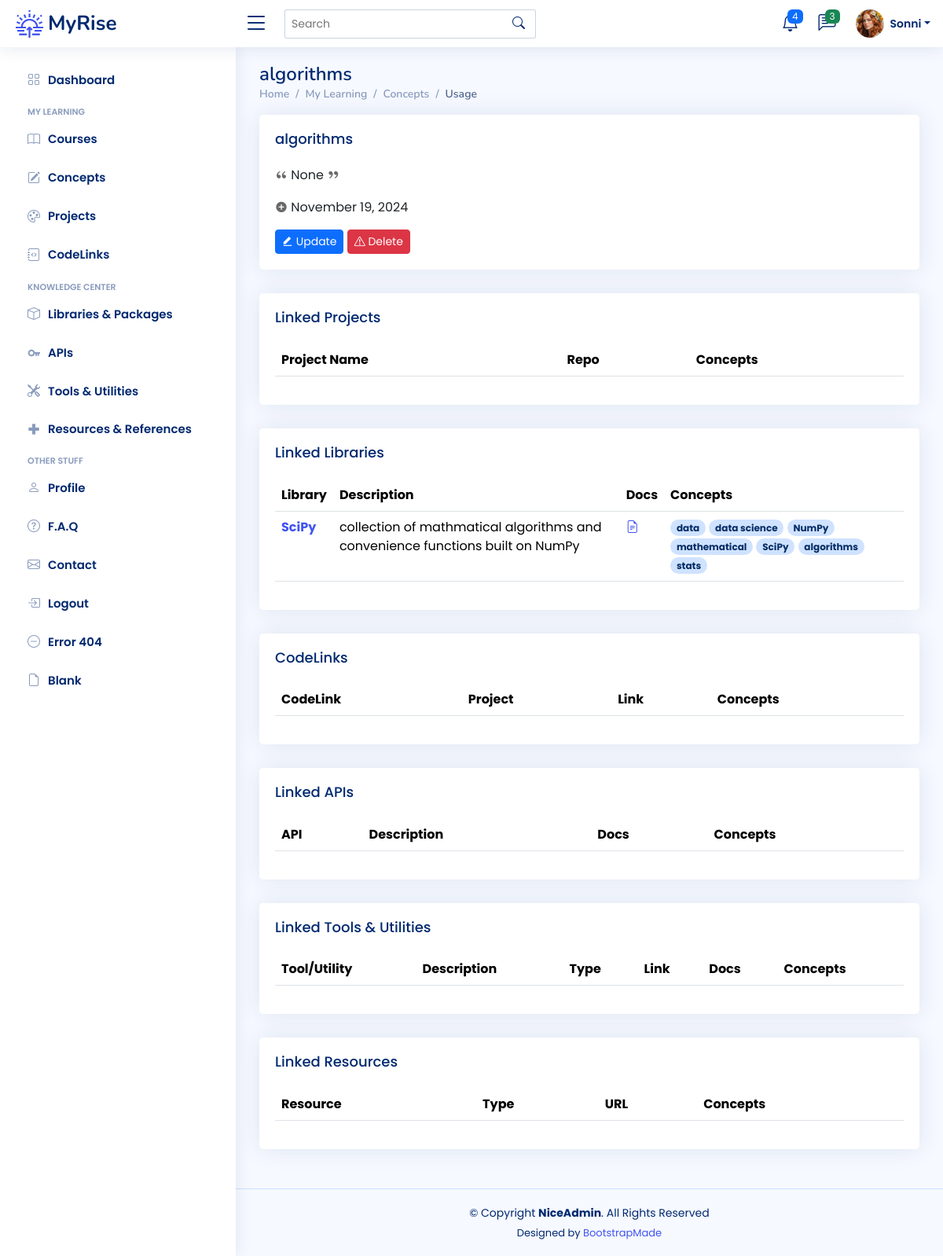
/concepts/73 (signed in), run on the app's committed database.
### app/models.py (models this page shows)
class User(UserMixin, db.Model):
    __tablename__ = "users"
    id: Mapped[int] = mapped_column(Integer, primary_key=True)
    email: Mapped[str] = mapped_column(String(100), unique=True)
    password: Mapped[str] = mapped_column(String(250))
    name: Mapped[str] = mapped_column(String(1000))
    display_name: Mapped[str] = mapped_column(String(1000))
    last_called_repos: Mapped[Optional[datetime.datetime]] = mapped_column(DateTime())
    latest_etag_repos: Mapped[str] = mapped_column(String(250), nullable=True)
    projects: Mapped[List["Project"]] = relationship(back_populates="user")
    events: Mapped[List["Event"]] = relationship(back_populates="user")
    courses: Mapped[List["Course"]] = relationship(back_populates="user")
    libraries: Mapped[List["Library"]] = relationship(back_populates="user")
    apis: Mapped[List["API"]] = relationship(back_populates="user")
    tools: Mapped[List["Tool"]] = relationship(back_populates="user")
    resources: Mapped[List["Resource"]] = relationship(back_populates="user")
    repos: Mapped[List["Repository"]] = relationship(back_populates="user")
    codelinks: Mapped[List["CodeLink"]] = relationship(back_populates="user")
    concepts: Mapped[List["Concept"]] = relationship('Concept', secondary=user_concept, backref='user')

class Concept(db.Model):
    __tablename__ = "concepts"
    id: Mapped[int] = mapped_column(Integer, primary_key=True)
    concept_term: Mapped[str] = mapped_column(String(50), nullable=False)
    category: Mapped[str] = mapped_column(String(100), nullable=True)
    description: Mapped[str] = mapped_column(Text, nullable=True)
    date_added: Mapped[datetime.date] = mapped_column(Date, nullable=False)

class Library(db.Model):
    __tablename__ = "libraries"
    id: Mapped[int] = mapped_column(Integer, primary_key=True)
    name: Mapped[str] = mapped_column(String(100), nullable=False)
    description: Mapped[str] = mapped_column(Text, nullable=True)
    doc_link: Mapped[str] = mapped_column(String(250), nullable=True)
    date_added: Mapped[datetime.date] = mapped_column(Date, nullable=False)
    concepts: Mapped[List["Concept"]] = relationship('Concept', secondary=library_concept, backref='libraries')
    user_id: Mapped[int] = mapped_column(Integer, ForeignKey(User.id), index=True)
    user: Mapped["User"] = relationship(back_populates="libraries")

### app/routes.py (the view)
@app.route('/concepts/<int:num>')
@login_required
def concept_detail(num):
    target_concept = db.session.execute(db.select(Concept).where(Concept.id == num)).scalar()
    libraries = [library for library in target_concept.libraries]
    projects = [project for project in target_concept.projects]
    codelinks = [codelink for codelink in target_concept.codelinks]
    apis = [api for api in target_concept.apis]
    tools = [tool for tool in target_concept.tools]
    resources = [resource for resource in target_concept.resources]
    return render_template('concept-detail.html',
                           concept=target_concept,
                           projects=projects,
                           libraries=libraries,
                           codelinks=codelinks,
                           apis=apis,
                           tools=tools,
                           resources=resources,
                           resource_badge=resource_categories,
                           tool_badge=tool_categories,
                           concept_badge=concept_categories)

### app/models.py (called while the page is built)
@login_manager.user_loader
def load_user(user_id):
    return db.get_or_404(User, user_id)

### app/templates/concept-detail.html (shortened to what this page needs)
{% extends 'base.html' %}
{% from 'bootstrap5/form.html' import render_form %}
{% block content %}
<main id="main" class="main">
	<div class="pagetitle">
		<h1>{{ concept.concept_term }}</h1>
		<nav>
			<ol class="breadcrumb">
				<li class="breadcrumb-item"><a href="index.html">Home</a></li>
				<li class="breadcrumb-item">My Learning</li>
				<li class="breadcrumb-item"><a href="{{ url_for('concepts_page') }}">Concepts</a></li>
				<li class="breadcrumb-item active">Usage</li>
			</ol>
		</nav>
	</div>
	<div class="card">
		<div class="card-body">
			<h5 class="card-title">{{ concept.concept_term }}</h5>
			<p><i class="ri-double-quotes-l" style="color: dimgrey"></i> {{ concept.description }} <i
					class="ri-double-quotes-r" style="color: dimgrey"></i></p>
			<p><i class="ri-add-circle-fill" style="color: dimgrey"></i> {{ concept.date_added.strftime("%B %d, %Y") }}
			</p>
			<a href="{{ url_for('update_concept', num=concept.id) }}">
				<button type="button" class="btn btn-primary btn-sm"><i class="ri-edit-fill"></i> Update
				</button>
			</a>
			<a href="{{ url_for('delete_concept', num=concept.id) }}">
				<button type="button" class="btn btn-danger btn-sm"><i class="bi bi-exclamation-triangle"></i> Delete
				</button>
			</a>
		</div>
	</div>
	<div class="card">
		<div class="card-body">
			<h5 class="card-title">Linked Projects</h5>
			{% include '_projects.html' %}
		</div>
	</div>
	<div class="card">
		<div class="card-body">
			<h5 class="card-title">Linked Libraries</h5>
			{% include '_libraries.html' %}
		</div>
	</div>
	<div class="card">
		<div class="card-body">
			<h5 class="card-title">CodeLinks</h5>
			{% include '_codelinks.html' %}
		</div>
	</div>
	<div class="card">
		<div class="card-body">
			<h5 class="card-title">Linked APIs</h5>
			{% include '_apis.html' %}
		</div>
	</div>
	<div class="card">
		<div class="card-body">
			<h5 class="card-title">Linked Tools & Utilities</h5>
			{% include '_tools.html' %}
		</div>
	</div>
	<div class="card">
		<div class="card-body">
			<h5 class="card-title">Linked Resources</h5>
			{% include '_resources.html' %}
		</div>
	</div>
</main>
{% endblock %}

### app/templates/heading.html (shortened to what this page needs)
{% from 'bootstrap5/nav.html' import render_nav_item %}
{% from 'bootstrap5/form.html' import render_form %}
  <header id="header" class="header fixed-top d-flex align-items-center">
    <div class="d-flex align-items-center justify-content-between">
      <a href="{{ url_for('home') }}" class="logo d-flex align-items-center">
        <img src="{{ url_for('static', filename='img/logo.png') }}" alt="sun-rise">
        <span class="d-none d-lg-block">MyRise</span>
      </a>
      <i class="bi bi-list toggle-sidebar-btn"></i>
    </div>
    <div class="search-bar">
      <form class="search-form d-flex align-items-center" method="POST" action="#">
        <input type="text" name="query" placeholder="Search" title="Enter search keyword">
        <button type="submit" title="Search"><i class="bi bi-search"></i></button>
      </form>
    </div>
    <nav class="header-nav ms-auto">
      <ul class="d-flex align-items-center">
        <li class="nav-item dropdown">
          <a class="nav-link nav-icon" href="#" data-bs-toggle="dropdown">
            <i class="bi bi-bell"></i>
            <span class="badge bg-primary badge-number">4</span>
          </a>
        </li>
        <li class="nav-item dropdown">
          <a class="nav-link nav-icon" href="#" data-bs-toggle="dropdown">
            <i class="bi bi-chat-left-text"></i>
            <span class="badge bg-success badge-number">3</span>
          </a>
        </li>
        <li class="nav-item dropdown pe-3">
          <a class="nav-link nav-profile d-flex align-items-center pe-0" href="#" data-bs-toggle="dropdown">
            <img src="{{ url_for('static', filename='img/profile-img.png') }}" alt="Profile" class="rounded-circle">
            <span class="d-none d-md-block dropdown-toggle ps-2">{{ current_user.display_name }}</span>
          </a>
        </li>
      </ul>
    </nav>
  </header>
  <aside id="sidebar" class="sidebar">
    <ul class="sidebar-nav" id="sidebar-nav">
      <li class="nav-item">
        <a class="nav-link collapsed" href="{{ url_for('home') }}">
          <i class="bi bi-grid"></i>
          <span>Dashboard</span>
        </a>
      </li>
<li class="nav-heading">My Learning</li>
	  <li class="nav-item">
        <a class="nav-link collapsed" href="{{ url_for('courses_page') }}">
          <i class="bi bi-book"></i>
          <span>Courses</span>
        </a>
      </li>
	  <li class="nav-item">
        <a class="nav-link collapsed" href="{{ url_for('concepts_page') }}">
          <i class="bi bi-pencil-square"></i>
          <span>Concepts</span>
        </a>
      </li>
	  <li class="nav-item">
        <a class="nav-link collapsed" href="{{ url_for('projects_page') }}">
          <i class="bi bi-palette"></i>
          <span>Projects</span>
        </a>
      </li>
	  <li class="nav-item">
        <a class="nav-link collapsed" href="{{ url_for('codelinks_page') }}">
          <i class="bi bi-journal-code"></i>
          <span>CodeLinks</span>
        </a>
      </li>
<li class="nav-heading">Knowledge Center</li>
	  <li class="nav-item">
        <a class="nav-link collapsed" href="{{ url_for('libraries_page') }}">
          <i class="bi bi-box"></i>
          <span>Libraries & Packages</span>
        </a>
      </li>
	  <li class="nav-item">
        <a class="nav-link collapsed" href="{{ url_for('apis_page') }}">
          <i class="ri-key-line"></i>
          <span>APIs</span>
        </a>
      </li>
	  <li class="nav-item">
        <a class="nav-link collapsed" href="{{ url_for('tools_page') }}">
          <i class="bi bi-tools"></i>
          <span>Tools & Utilities</span>
        </a>
      </li>
	  <li class="nav-item">
        <a class="nav-link collapsed" href="{{ url_for('resources_page') }}">
          <i class="bx bx-plus-medical"></i>
          <span>Resources & References</span>
        </a>
      </li>
	<li class="nav-heading">Other Stuff</li>
      <li class="nav-item">
        <a class="nav-link collapsed" href="{{ url_for('profile') }}">
          <i class="bi bi-person"></i>
          <span>Profile</span>
        </a>
      </li>
      <li class="nav-item">
        <a class="nav-link collapsed" href="{{ url_for('faq') }}">
          <i class="bi bi-question-circle"></i>
          <span>F.A.Q</span>
        </a>
	  </li>
      <li class="nav-item">
        <a class="nav-link collapsed" href="{{ url_for('contact') }}">
          <i class="bi bi-envelope"></i>
          <span>Contact</span>
        </a>
      </li>
	{% if not current_user.is_authenticated %}
      <li class="nav-item">
        <a class="nav-link collapsed" href="{{ url_for('register') }}">
          <i class="bi bi-card-list"></i>
          <span>Register</span>
        </a>
      </li>
      <li class="nav-item">
        <a class="nav-link collapsed" href="{{ url_for('login') }}">
          <i class="bi bi-box-arrow-in-right"></i>
          <span>Login</span>
        </a>
      </li>
	{% else %}
		<li class="nav-item">
        <a class="nav-link collapsed" href="{{ url_for('logout') }}">
          <i class="bi bi-box-arrow-in-right"></i>
          <span>Logout</span>
        </a>
      </li>
	{% endif %}
      <li class="nav-item">
        <a class="nav-link collapsed" href="pages-error-404.html">
          <i class="bi bi-dash-circle"></i>
          <span>Error 404</span>
        </a>
      </li>
      <li class="nav-item">
        <a class="nav-link collapsed" href="pages-blank.html">
          <i class="bi bi-file-earmark"></i>
          <span>Blank</span>
        </a>
      </li>
    </ul>
  </aside>

### app/templates/_libraries.html
<table class="table table-hover">
	<thead>
	<tr>
		<th scope="col">Library</th>
		<th scope="col">Description</th>
		<th scope="col">Docs</th>
		<th scope="col">Concepts</th>
	</tr>
	</thead>
	<tbody>
	{% for library in libraries %}
	<tr>
		<th scope="row"><a href="{{ url_for('library_detail', num=library.id) }}">{{ library.name }}</a></th>
		<td>{{ library.description }}</td>
		<td><a href="{{ library.doc_link }}" target="_blank"><i class="bi bi-file-earmark-text"></i></a>
		</td>
		<td>{% for concept in library.concepts %} <a href="{{ url_for('concept_detail', num=concept.id) }}"> <span
				class="badge rounded-pill bg-primary-subtle text-primary-emphasis"> {{ concept.concept_term }} </span></a>
			{% endfor %}
		</td>
	</tr>
	{% endfor %}
	</tbody>
</table>

### app/static/css/style.css (style rules this page uses)
:root { scroll-behavior: smooth; }
body { font-family: "Poppins", sans-serif; background: #f6f9ff; color: #444444; }
a { color: #4154f1; text-decoration: none; }
h1, h2, h3, h4, h5, h6 { font-family: "Nunito", sans-serif; }
#main { margin-top: 60px; padding: 20px 30px; transition: all 0.3s; }
.pagetitle { margin-bottom: 10px; }
.pagetitle h1 { font-size: 24px; margin-bottom: 0; font-weight: 600; color: #012970; }
.card { margin-bottom: 30px; border: none; border-radius: 5px; box-shadow: 0px 0 30px rgba(1, 41, 112, 0.1); }
.card-title { padding: 20px 0 15px 0; font-size: 18px; font-weight: 500; color: #012970; font-family: "Poppins", sans-serif; }
.card-body { padding: 0 20px 20px 20px; }
.breadcrumb { font-size: 14px; font-family: "Nunito", sans-serif; color: #899bbd; font-weight: 600; }
.breadcrumb a { color: #899bbd; transition: 0.3s; }
.breadcrumb .breadcrumb-item::before { color: #899bbd; }
.breadcrumb .active { color: #51678f; font-weight: 600; }
.logo { line-height: 1; }
@media (min-width: 1200px) { .logo { width: 280px; } }
.logo img { max-height: 35px; margin-right: 6px; }
.logo span { font-size: 26px; font-weight: 700; color: #012970; font-family: "Nunito", sans-serif; }
.header { transition: all 0.5s; z-index: 997; height: 60px; box-shadow: 0px 2px 20px rgba(1, 41, 112, 0.1); background-color: #fff; padding-left: 20px; }
.header .toggle-sidebar-btn { font-size: 32px; padding-left: 10px; cursor: pointer; color: #012970; }
.header .search-bar { min-width: 360px; padding: 0 20px; }
.header .search-form { width: 100%; }
.header .search-form input { border: 0; font-size: 14px; color: #012970; border: 1px solid rgba(1, 41, 112, 0.2); padding: 7px 38px 7px 8px; border-radius: 3px; transition: 0.3s; width: 100%; }
.header .search-form button { border: 0; padding: 0; margin-left: -30px; background: none; }
.header .search-form button i { color: #012970; }
.header-nav ul { list-style: none; }
.header-nav>ul { margin: 0; padding: 0; }
.header-nav .nav-icon { font-size: 22px; color: #012970; margin-right: 25px; position: relative; }
.header-nav .nav-profile { color: #012970; }
.header-nav .nav-profile img { max-height: 36px; }
.header-nav .nav-profile span { font-size: 14px; font-weight: 600; }
.header-nav .badge-number { position: absolute; inset: -2px -5px auto auto; font-weight: normal; font-size: 12px; padding: 3px 6px; }
.sidebar { position: fixed; top: 60px; left: 0; bottom: 0; width: 300px; z-index: 996; transition: all 0.3s; padding: 20px; overflow-y: auto; scrollbar-width: thin; scrollbar-color: #aab7cf transparent; box-shadow: 0px 0px 20px rgba(1, 41, 112, 0.1); background-color: #fff; }
@media (min-width: 1200px) { #main, #footer { margin-left: 300px; } }
.sidebar-nav { padding: 0; margin: 0; list-style: none; }
.sidebar-nav li { padding: 0; margin: 0; list-style: none; }
.sidebar-nav .nav-item { margin-bottom: 5px; }
.sidebar-nav .nav-heading { font-size: 11px; text-transform: uppercase; color: #899bbd; font-weight: 600; margin: 10px 0 5px 15px; }
.sidebar-nav .nav-link { display: flex; align-items: center; font-size: 15px; font-weight: 600; color: #4154f1; transition: 0.3; background: #f6f9ff; padding: 10px 15px; border-radius: 4px; }
.sidebar-nav .nav-link i { font-size: 16px; margin-right: 10px; color: #4154f1; }
.sidebar-nav .nav-link.collapsed { color: #012970; background: #fff; }
.sidebar-nav .nav-link.collapsed i { color: #899bbd; }

### data on the page
User: display_name "Sonni"
Concept: concept_term "algorithms", description "None", date_added "November 19, 2024"
Library: name "SciPy", description "collection of mathmatical algorithms and convenience functions built on NumPy"
Concept: concept_term "data"
Concept: concept_term "data science"
Concept: concept_term "NumPy"
Concept: concept_term "mathematical"
Concept: concept_term "SciPy"
Concept: concept_term "stats"
